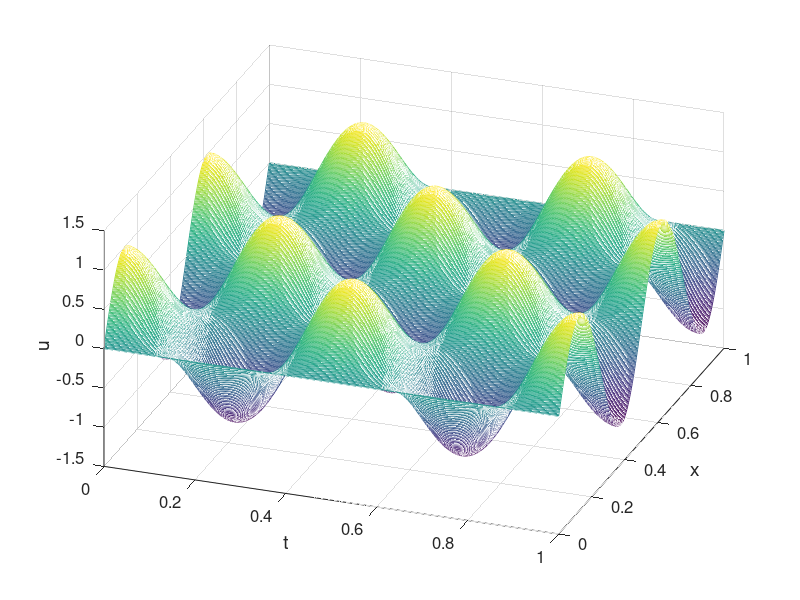

Write MATLAB code to recreate this figure.
% fdm_wave2.m
% finite difference method for wave equation
% u_{tt}=u_{xx}, (x,t) in (0,1)x(0,T],
% u(x,0)=0, u_t(x,0)=x, x in [0,1],
% u(0,t)=0, u(1,t)=sin(t), t in (0,1].
% exact solution: u(x,t)=sin(4*pi*x)*cos(4*pi*t)
%		+sin(8*pi*x)*sin(8*pi*t)/(8*pi);
clear all; close all;
a=1; 
T=1;   % time
h=0.0025; x=0:h:1;
tau=0.0025; t=0:tau:T;
r=a*tau/h; 
M=length(x)-1; N=length(t)-1;
[T,X]=meshgrid(t,x);
% constructing the coefficient matrix
e=r^2*ones(M-1,1);
A=spdiags([e 2*(1-e) e],[-1 0 1],M-1,M-1);
% setting initial and boundary conditions
un=zeros(M+1,N+1);
un(:,1)=sin(4*pi*x');
un(:,2)=sin(4*pi*x')+tau*sin(8*pi*x');
un(1,:)=0; un(end,:)=0;
for n=2:N
    un(2:M,n+1)=A*un(2:M,n)-un(2:M,n-1);
    un(2,n+1)=un(2,n+1)+r^2*un(1,n);
    un(M,n+1)=un(M,n+1)+r^2*un(end,n);
end
% plot the figure
mesh(t,x,un), view(20,40)
set(gca,'fontsize',12)
xlabel('t','fontsize', 14) 
ylabel('x','fontsize',14)
zlabel('u','fontsize',14)

% calculating maximum error
ue=sin(4*pi*X).*cos(4*pi*T)+sin(8*pi*X).*sin(8*pi*T)/(8*pi);

disp('t = 1, 2, 3, 4, 5')
Error=max(abs(ue(:,1/tau+1:1/tau:end)-un(:,1/tau+1:1/tau:end)))

% print -dpng -r600 fdm_wave2.png
% print -depsc2 fdm_wave2.eps
